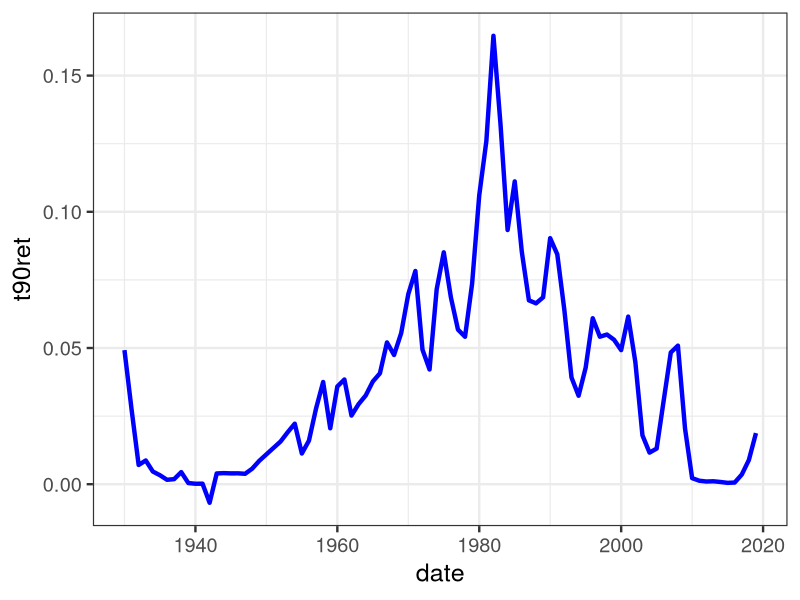
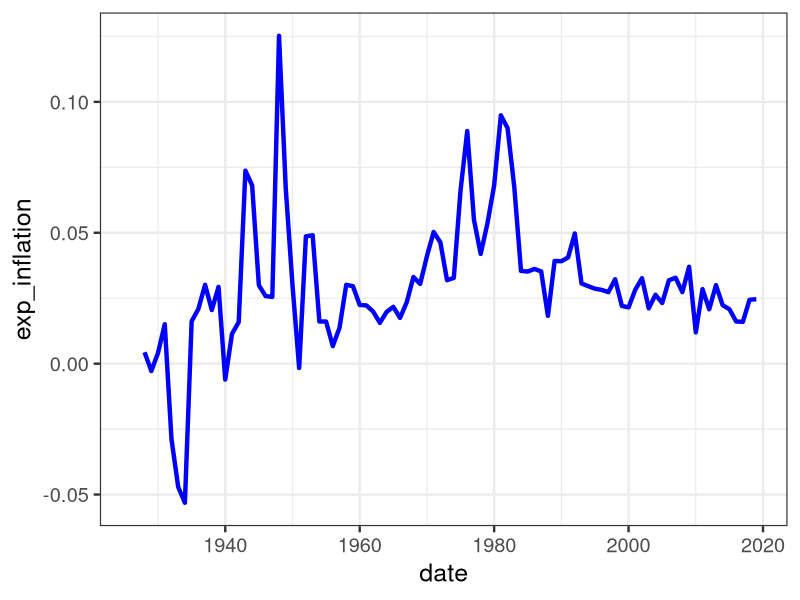
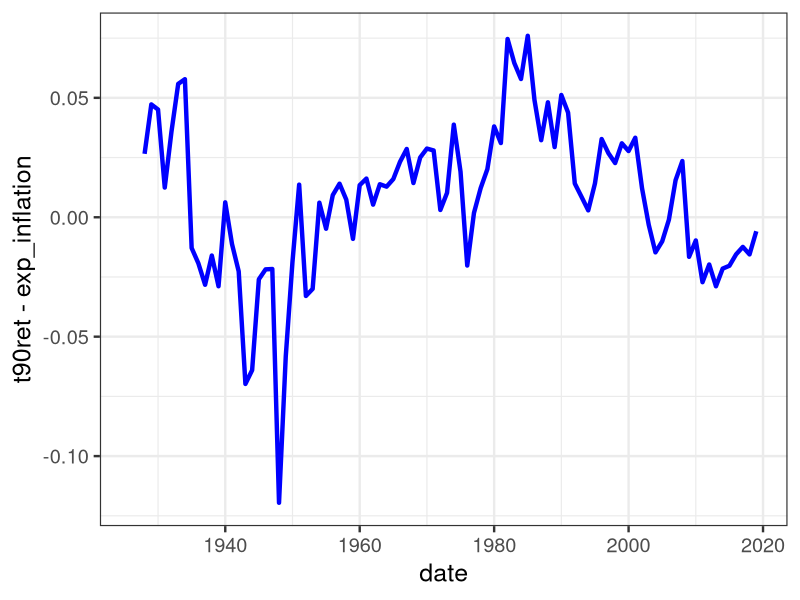

Recreate these plots in R, in order.
##############################################
# COnstruct data using only annual CRSP data #
##############################################

# housekeeping
rm(list = ls())
library(gridExtra)
library(ggplot2)
theme_set(theme_bw(base_size = 18))

#######################
# load data from CRSP #
#######################

return_data <- read.csv("../data/returns_annual.csv", stringsAsFactors = F)
return_data$date <- as.Date(as.character(return_data$date), format =  "%Y%m%d")
return_data$month <- as.numeric(as.factor(months(return_data$date)))

inflation_tbills_data <- read.csv("../data/inflation_tbills.csv", stringsAsFactors = F)
inflation_tbills_data$date <- as.Date(as.character(inflation_tbills_data$date), format =  "%Y%m%d")

return_data$month <- as.numeric(format(return_data$date,"%m"))
inflation_tbills_data$month <- as.numeric(format(inflation_tbills_data$date,"%m"))

inflation_tbills_data_annual <- read.csv("../data/inflation_tbill_annual.csv", stringsAsFactors = F)
inflation_tbills_data_annual$date <- as.Date(as.character(inflation_tbills_data_annual$date), format =  "%Y%m%d")

#############################################
# recursively calculate prices and dividends#
#############################################

return_data$prices <- NA
return_data$dividends <- NA

# Assume P(0) = 1 to get t=1 prices and dividends
return_data$prices[1] <- (1 + return_data$vwretx[1])
return_data$dividends[1] <-  return_data$vwretd[1] - return_data$vwretx[1]

# use recursive identity to get price and dividend data
for(i in 2:nrow(return_data)){
  return_data$prices[i] <- return_data$prices[i-1]*(1 + return_data$vwretx[i])
  return_data$dividends[i] <- return_data$prices[i-1] * (return_data$vwretd[i] - return_data$vwretx[i])
}


prices_all_plot <- ggplot(data = na.omit(return_data), aes(x = date, y = prices))+
  geom_line(color = "blue", size = 2)
dividend_all_plot <- ggplot(data = na.omit(return_data), aes(x = date, y = dividends))+
  geom_line(color = "blue", size = 2)

# calculate dividend growth 
return_data$div_growth <- c(NA, log(return_data$dividends[2:length(return_data$dividends)]) - log(return_data$dividends[1:(length(return_data$dividends)-1)]))
# calculate dividend yield
return_data$div_yield <- log(return_data$dividends / return_data$prices)

###################################################
# estimate AR1 process to get expeceted inflation #
###################################################

# annual expected inflation
pi_t <- inflation_tbills_data_annual$cpiret[2:nrow(inflation_tbills_data_annual)]
pi_lag <- inflation_tbills_data_annual$cpiret[1:(nrow(inflation_tbills_data_annual)-1)] 

ar1 <- summary(lm(pi_t~ pi_lag))
intercept <- ar1$coefficients["(Intercept)", "Estimate"]
ar_coef <- ar1$coefficients["pi_lag", "Estimate"]

inflation_tbills_data_annual$exp_inflation <- NA
for(i in 2:nrow(inflation_tbills_data_annual)){
  prev_pi <- inflation_tbills_data_annual$cpiret[(i-1)]
  inflation_tbills_data_annual$exp_inflation[i] <- intercept + ar_coef * prev_pi 
}
inflation_tbills_data_annual$real_rf <- inflation_tbills_data_annual$t90ret - inflation_tbills_data_annual$exp_inflation


#########################
# Plots and export data #
#########################

merged_data <- merge(return_data, inflation_tbills_data, by = "date")

annual_data <- merge(return_data, inflation_tbills_data_annual, by = "date")
save_vars <- c("date", "prices", "vwretd", "vwretx", "dividends","div_growth","b1ret",
               "t90ret", "cpiret", "real_rf", "div_yield")
annual_data <- annual_data[, which(colnames(annual_data) %in% save_vars)]


prices_plot <- ggplot(data = na.omit(annual_data), aes(x = date, y = prices))+
  geom_line(color = "blue", size = 2)
dividends_plot <- ggplot(data = na.omit(annual_data), aes(x = date, y = dividends))+
  geom_line(color = "blue", size = 2)
annual_pd_ratio <- ggplot(data = annual_data, aes(x = date, y = prices/dividends))+
  geom_line(color = "blue", size = 2)
annual_inflation_plot <- ggplot(data = annual_data, aes(x = date, y = cpiret))+
  geom_line(color = "blue", size = 2)
annual_real_rf <- ggplot(data = annual_data, aes(x = date, y = real_rf))+
  geom_line(color = "blue", size = 1.5)

ggplot(data = annual_data, aes(x = date, y = t90ret))+
  geom_line(color = "blue", size = 1.5)

ggplot(data = inflation_tbills_data_annual, aes(x = date, y = exp_inflation))+
  geom_line(color = "blue", size = 1.5)

ggplot(data = inflation_tbills_data_annual, aes(x = date, y = t90ret - exp_inflation))+
  geom_line(color = "blue", size = 1.5)


write.csv(annual_data, "../data/data_annual.csv", row.names = F)
